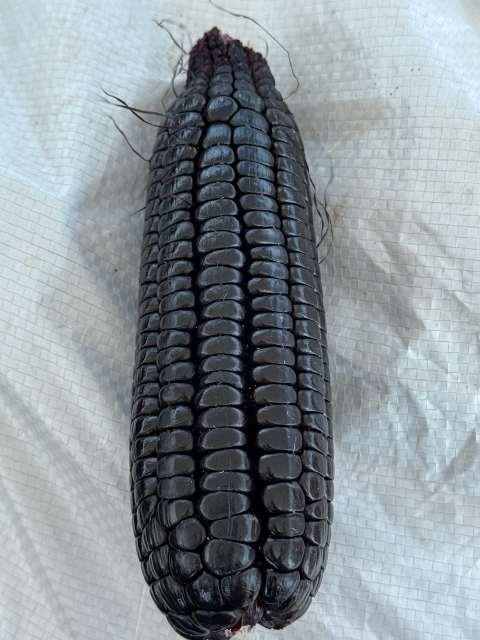
#> input picture fotos_de_ejemplo/01_primera_primera_ok.jpg, 960 x 1280 px (shown at 1/2 size)
$ python -i medidas.py   (imports and definitions only)
#> lines starting #> are read from the running program, lines starting #| are printed output that depends on the picture; after the words box and inside, x2 and y2 are one past the last pixel; in counts of white or black regions, pixels touching at a corner belong together
"""Mide qué proporción de la mazorca ocupa cada defecto y qué tan rojiza es.

Entradas en coordenadas normalizadas (0 a 1): cajas = [(clase, xc, yc, ancho, alto), ...].
Las cinco clases siguen el orden de CLASES, el mismo del entrenamiento.
"""
import cv2
import numpy as np

CLASES = ("granos quebrados o deteriorados", "perdida extensa de granos", "pigmentacion roja", "pudricion", "zona sin granos")
ORDEN = ["n_cajas", "n0", "n1", "n2", "n3", "n4", "area_total", "a0", "a1", "a2", "a3", "a4", "a_med", "rojo15", "rojo25"]


# [4 lines left out: function reducir, not called in this run]


def _lab(rgb):
    x = cv2.cvtColor(rgb, cv2.COLOR_RGB2LAB).astype(np.float32)
    return x[..., 0] * 100 / 255, x[..., 1] - 128


# [47 lines left out: functions mascara_mazorca, _union, rasgos, not called in this run]


def vector(r):
    return [r[k] for k in ORDEN]


# ---- ¿hay una mazorca en la foto? ----
# El detector solo busca defectos: sin esta comprobación, una foto sin maíz "no tiene defectos" y saldría como primera.
# La mazorca de maíz morado es una mancha oscura, alargada y con textura (los granos). Los umbrales se calibraron con
# las 751 fotos del conjunto (todas se aceptan) y con recortes de fondo, capturas y fotos de otros objetos (casi todos se rechazan).
MENSAJE_SIN_MAZORCA = "No se reconoce una mazorca de maíz morado en la foto."


def hay_mazorca(rgb):
    """Devuelve (hay, medidas). rgb: imagen uint8 (alto, ancho, 3)."""
    h, w = rgb.shape[:2]
#> h = 1280; w = 960
    e = 320 / max(h, w)
#> e = 0.25
    im = cv2.resize(rgb, None, fx=e, fy=e, interpolation=cv2.INTER_AREA) if e < 1 else rgb
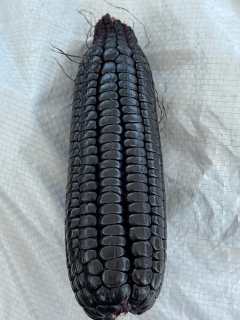
#> im: shape (320, 240, 3); mean R, G, B 137.9, 147, 152.1
    im = cv2.GaussianBlur(im, (0, 0), 1.5)
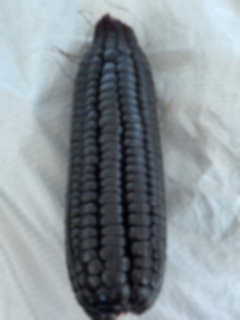
#> im: shape (320, 240, 3); mean R, G, B 137.9, 147, 152.1
    L = cv2.cvtColor(im, cv2.COLOR_RGB2LAB)[..., 0].astype(np.float32) * 100 / 255
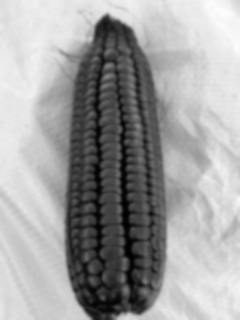
#> L: shape (320, 240) float32; min 0.392, max 93.73, mean 59.2; drawn with min black and max white
    oscuro = (L < 42).astype(np.uint8)
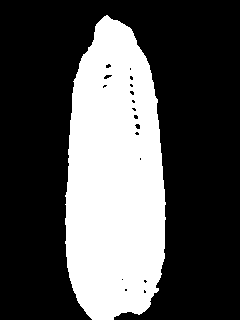
#> oscuro: shape (320, 240); values 0 (black) and 1 (white), 31.9% white; 1 white region, box (x1, y1, x2, y2) and area: (65, 15, 166, 320) 24508
    oscuro = cv2.morphologyEx(oscuro, cv2.MORPH_CLOSE, np.ones((7, 7), np.uint8))
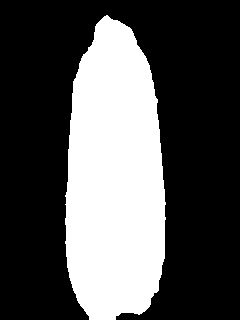
#> oscuro: shape (320, 240); values 0 (black) and 1 (white), 32.2% white; 1 white region, box (x1, y1, x2, y2) and area: (65, 15, 166, 320) 24707
    oscuro = cv2.morphologyEx(oscuro, cv2.MORPH_OPEN, np.ones((5, 5), np.uint8))
#> oscuro: shape (320, 240); values 0 (black) and 1 (white), 32.1% white; 1 white region, box (x1, y1, x2, y2) and area: (65, 16, 165, 320) 24687
    n, etiquetas, est, _ = cv2.connectedComponentsWithStats(oscuro)
#> etiquetas: shape (320, 240) int32; values 0 (black) and 1 (white), 32.1% white; 1 white region
#> n = 2; est = [[0, 0, 240, 320, 52113], [65, 16, 100, 304, 24687]]
    if n <= 1:
        return False, {"fraccion": 0.0}
    k = 1 + int(np.argmax(est[1:, cv2.CC_STAT_AREA]))
#> k = 1
    comp = (etiquetas == k).astype(np.uint8)
    fraccion = float(comp.sum() / comp.size)
#> fraccion = 0.321
    contornos, _ = cv2.findContours(comp, cv2.RETR_EXTERNAL, cv2.CHAIN_APPROX_SIMPLE)
#> contornos = 1 contour; box (x1, y1, x2, y2) and area: (65, 16, 165, 320) 24349
    (_, _), (rw, rh), _ = cv2.minAreaRect(max(contornos, key=cv2.contourArea))
#> rw = 303; rh = 99
    alargada = max(rw, rh) / max(1.0, min(rw, rh))
#> alargada = 3.06
    relleno = float(comp.sum() / max(1.0, rw * rh))
#> relleno = 0.823
    gris = cv2.cvtColor(im, cv2.COLOR_RGB2GRAY).astype(np.float32)
    media = cv2.blur(gris, (5, 5))
    varianza = cv2.blur(gris * gris, (5, 5)) - media * media
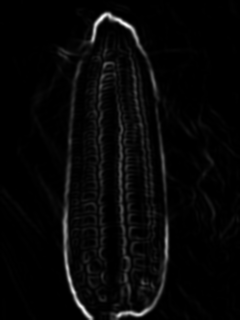
#> varianza: shape (320, 240) float32; min 0, max 2098.9, mean 63.3; drawn with min black and max white
    interior = cv2.erode(comp, np.ones((9, 9), np.uint8)) > 0
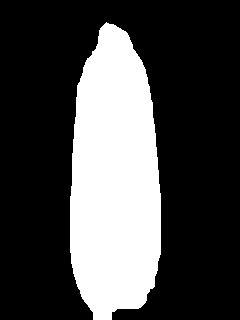
#> interior: shape (320, 240) bool; 28.1% white; 1 white region, box (x1, y1, x2, y2) and area: (70, 22, 161, 320) 21592
    textura = float(np.sqrt(np.maximum(varianza[interior], 0)).mean()) if interior.any() else 0.0
#> textura = 8.57
    borde = float((comp[0].sum() + comp[-1].sum() + comp[:, 0].sum() + comp[:, -1].sum()) / (2 * sum(comp.shape)))
#> borde = 0.0241
    hay = 0.06 <= fraccion <= 0.90 and relleno >= 0.40 and textura >= 5.0 and alargada >= 1.05 and not (fraccion > 0.35 and borde > 0.25)
#> hay = True
    return bool(hay), {"fraccion": fraccion, "alargada": alargada, "relleno": relleno, "textura": textura, "borde": borde}

>>> import cv2
>>> picture = cv2.cvtColor(cv2.imread('../fotos_de_ejemplo/01_primera_primera_ok.jpg'), cv2.COLOR_BGR2RGB)
>>> result = hay_mazorca(picture)

$ run again, on fotos_de_ejemplo/02_primera_primera_ok.jpg
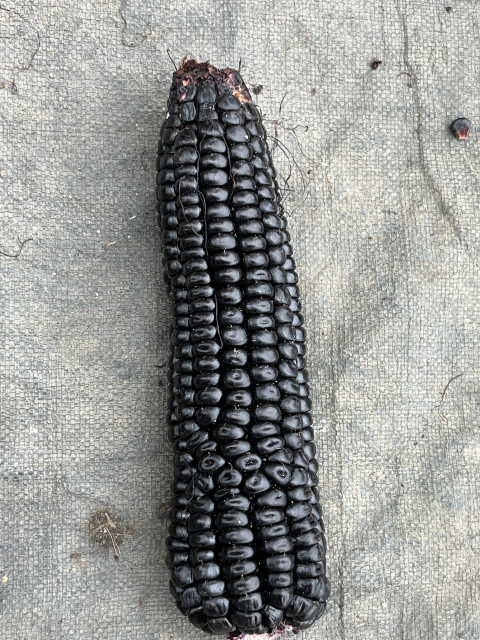
#> input picture fotos_de_ejemplo/02_primera_primera_ok.jpg, 960 x 1280 px (shown at 1/2 size)
#> in hay_mazorca, `n, etiquetas, est, _ = cv2.connectedComponentsWithStats(oscuro)`:
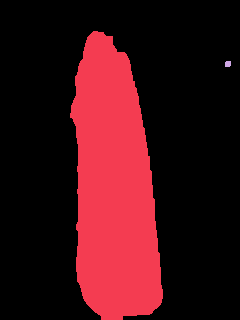
#> etiquetas: shape (320, 240) int32; 3 distinct labels, from 0 to 2; one colour per label, 0 black
#> n = 3; est = [[0, 0, 240, 320, 57244], [70, 31, 93, 289, 19522], [225, 61, 6, 6, 34]]
#> k = 1
#> comp: shape (320, 240); values 0 (black) and 1 (white), 25.4% white; 1 white region
#> fraccion = 0.254
#> contornos = 1 contour; box (x1, y1, x2, y2) and area: (70, 31, 163, 320) 19196
#> rw = 84.21; rh = 289.4
#> alargada = 3.44
#> relleno = 0.801
#> in hay_mazorca, `interior = cv2.erode(comp, np.ones((9, 9), np.uint8)) > 0`:
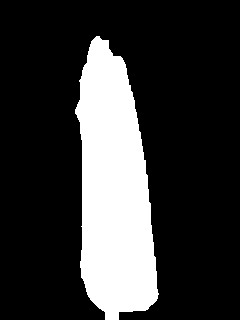
#> interior: shape (320, 240) bool; 21.5% white; 1 white region, box (x1, y1, x2, y2) and area: (75, 36, 159, 320) 16543
#> textura = 16.57
#> borde = 0.0196
#> hay = True

$ run again, on fotos_de_ejemplo/04_primera_primera_ok.jpg
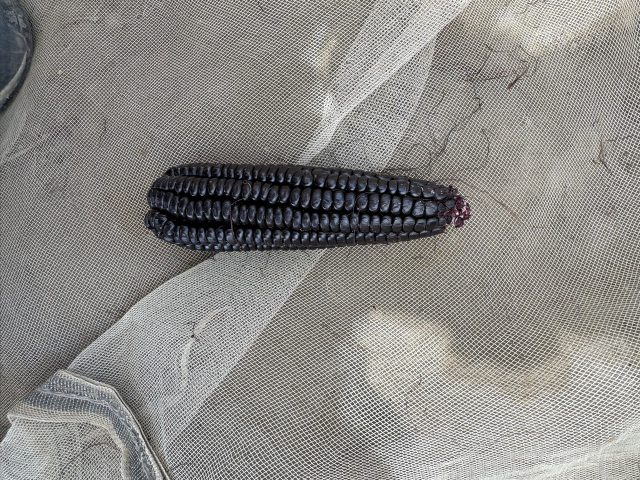
#> input picture fotos_de_ejemplo/04_primera_primera_ok.jpg, 1280 x 960 px (shown at 1/2 size)
#> etiquetas: shape (240, 320) int32; 5 distinct labels, from 0 to 4
#> n = 5; est = [[0, 0, 320, 240, 69396], [0, 0, 20, 59, 870], [71, 78, 162, 56, 6457], [27, 179, 5, 5, 25], [18, 183, 8, 8, 52]]
#> k = 2
#> comp: shape (240, 320); values 0 (black) and 1 (white), 8.4% white; 1 white region
#> fraccion = 0.0841
#> contornos = 1 contour; box (x1, y1, x2, y2) and area: (71, 78, 233, 134) 6276
#> rw = 160.8; rh = 54.12
#> alargada = 2.97
#> relleno = 0.742
#> in hay_mazorca, `interior = cv2.erode(comp, np.ones((9, 9), np.uint8)) > 0`:
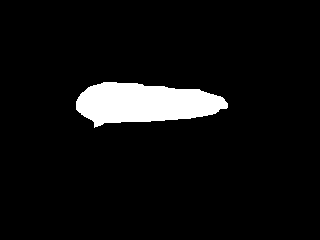
#> interior: shape (240, 320) bool; 6.2% white; 1 white region, box (x1, y1, x2, y2) and area: (76, 82, 228, 128) 4773
#> textura = 7.39
#> borde = 0
#> hay = True
